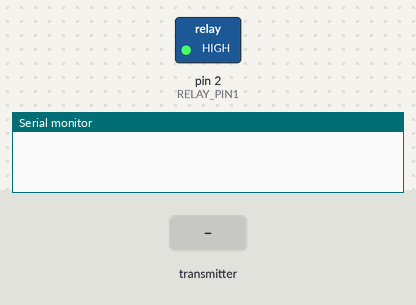
Bench run of a sketch on a simulated Arduino Nano, built with avr-gcc and run on an emulated ATmega328P. Shown: switched loads named in the sketch (green lamp = pin HIGH), the last lines printed to the serial monitor. The inputs (shaded band) are chosen by the test bench. No radio packets arrive unless stated.

Above: at 1.2 s.
1.3 s: the transmitter starts sending receivedValue = 1
At 1.9 s:
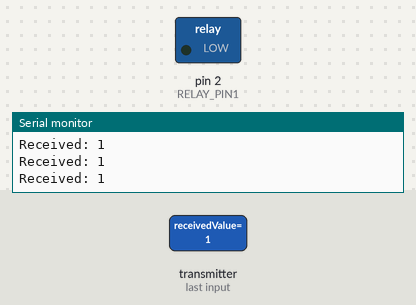
2.8 s: the transmitter starts sending receivedValue = 0
At 4.2 s:
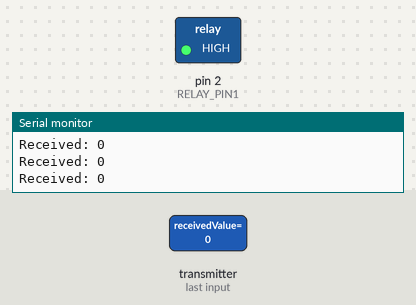
Timing chart, 0 to 5.8 s (numbered marks = the images above; inputs shaded):
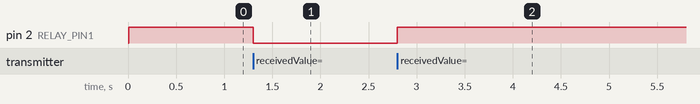

The sketch:

Nano.ino
```cpp
#include <SPI.h>
#include "nRF24L01.h"
#include "RF24.h"

RF24 radio(9, 10); // Пины подключения модуля nRF24L01
#define RELAY_PIN1 2


byte address[] = "1Node"; // Адрес передатчика

bool receivedValue; // Переменная для хранения принятого булевского значения

void setup() {
  Serial.begin(9600);
  radio.begin();
  radio.setAutoAck(1);
  radio.setRetries(0, 15);
  radio.enableAckPayload();
  radio.setPayloadSize(32);
  radio.openReadingPipe(1, address);
  radio.setChannel(0x60);
  radio.setPALevel(RF24_PA_MAX);
  radio.setDataRate(RF24_1MBPS);
  radio.powerUp();
  radio.startListening();
  // РЕЛЕ
  pinMode(RELAY_PIN1, OUTPUT);
  digitalWrite(RELAY_PIN1, 1);
}

void loop() {
  if (radio.available()) {
    radio.read(&receivedValue, sizeof(receivedValue));
    Serial.print("Received: ");
    Serial.println(receivedValue);
  }
  if (receivedValue){
    digitalWrite(RELAY_PIN1, 0);
  }
  else if (receivedValue == false){
    digitalWrite(RELAY_PIN1, 1);
  }
}
```

Measured:
- after the input at 1.3 s, pin 2 (RELAY_PIN1): HIGH → LOW at once
- after the input at 2.8 s, pin 2 (RELAY_PIN1): LOW → HIGH at once
